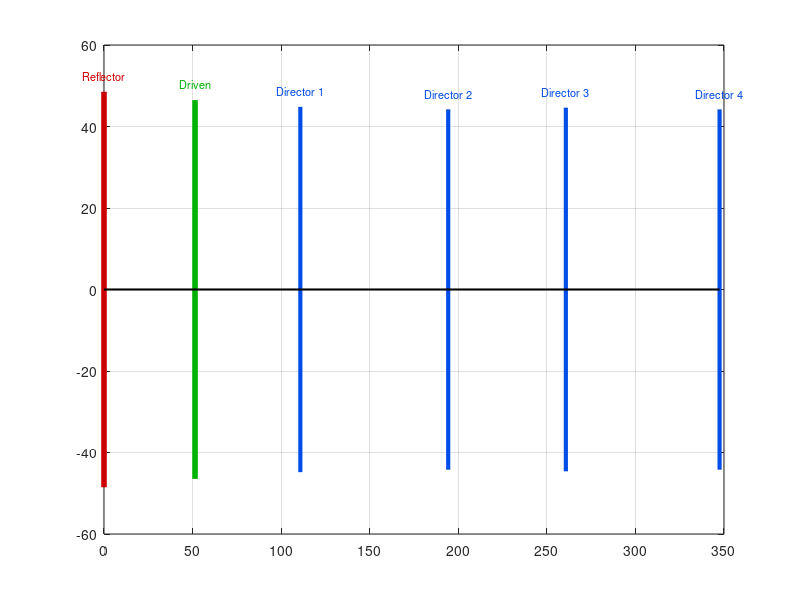

The MATLAB script that drew this image: (Note: this script raises an error after producing the figure.)
%% =========================================================================
%  Crossed Yagi-Uda Antenna for ISS Reception at 145.8 MHz
%  Based on Balanis, Antenna Theory, 3rd ed., Table 10.4 (6-element optimum)
%  Target: LHCP, 13.41 dBi per Yagi
%  Two scripts in one:
%    Section A — uses MATLAB Antenna Toolbox (yagiUda) if available
%    Section B — manual array-factor + half-dipole element pattern (no toolbox needed)
%% =========================================================================
clear; clc; close all;

%% =========================================================================
%  1. PHYSICAL PARAMETERS
%% =========================================================================
c      = 299792458;        % Speed of light [m/s]
f0     = 145.8e6;          % Design frequency [Hz]
lambda = c / f0;           % Wavelength [m]
k      = 2*pi / lambda;    % Wavenumber [rad/m]

fprintf('========================================\n');
fprintf(' Crossed Yagi-Uda — ISS 145.800 MHz\n');
fprintf('========================================\n');
fprintf('Frequency  : %.3f MHz\n', f0/1e6);
fprintf('Wavelength : %.4f m  (%.2f cm)\n', lambda, lambda*100);

%% =========================================================================
%  2. ELEMENT GEOMETRY (Balanis Table 10.4)
%% =========================================================================
% --- Element lengths [fraction of lambda] ---
L_frac = [0.472, 0.452, 0.436, 0.430, 0.434, 0.430];

% --- Element lengths [m] ---
L_m    = L_frac * lambda;

% --- Element positions from reflector tip [m] ---
pos_cm = [0.00, 51.40, 110.83, 194.31, 260.72, 347.50];  % cm
pos_m  = pos_cm / 100;

% --- Spacings between consecutive elements [m] ---
% s21, s32, s43, s54, s65
spacings_m = diff(pos_m);

% --- Wire radius [m] (Balanis: a = 0.003369 lambda) ---
a_radius = 0.003369 * lambda;
d_wire   = 2 * a_radius;

% --- Element names ---
elem_names = {'Reflector','Driven','Director 1','Director 2','Director 3','Director 4'};

fprintf('\n--- Element Dimensions ---\n');
fprintf('%-14s  %8s  %12s  %14s\n','Element','L/lambda','Length (cm)','Pos from Ref (cm)');
fprintf('%s\n', repmat('-',1,55));
for i = 1:6
    fprintf('%-14s  %8.3f  %12.2f  %14.2f\n', ...
        elem_names{i}, L_frac(i), L_m(i)*100, pos_cm(i));
end
fprintf('\nWire diameter : %.2f mm (a = %.4f lambda)\n', d_wire*1e3, a_radius/lambda);
fprintf('Total boom    : %.2f cm  (%.4f lambda)\n', pos_cm(end), pos_m(end)/lambda);

%% =========================================================================
%  3. GEOMETRY PLOT — Element Map
%% =========================================================================
figure('Name','Yagi-Uda Geometry','Color','white','Position',[50 600 900 300]);
hold on; grid on; box on;

colors = {[0.8 0 0],[0 0.7 0],[0 0.3 0.9],[0 0.3 0.9],[0 0.3 0.9],[0 0.3 0.9]};
lw     = [4 4 3 3 3 3];
for i = 1:6
    xp  = pos_cm(i);
    hlf = L_m(i)/2 * 100;  % half-arm in cm
    plot([xp xp], [-hlf hlf], '-', 'Color', colors{i}, 'LineWidth', lw(i));
    text(xp, hlf + 4, elem_names{i}, 'HorizontalAlignment','center', ...
         'FontSize',8, 'Color', colors{i});
end
% Boom
plot([0 pos_cm(end)],[0 0],'k-','LineWidth',1.5);
% Lambda/2 reference lines
ref = lambda/2 * 100;
yline(ref,'--','color',[0.5 0.5 0.5],'LineWidth',1,'Label','\lambda/2 = 102.8 cm');
yline(-ref,'--','color',[0.5 0.5 0.5],'LineWidth',1);

xlabel('Position along boom (cm)','FontSize',11);
ylabel('Element half-span (cm)','FontSize',11);
title('Yagi-Uda Antenna Geometry  —  145.800 MHz  (6 Elements, Balanis Table 10.4)',...
      'FontSize',12,'FontWeight','bold');
xlim([-25 385]); ylim([-65 75]);
legend({'Reflector','Driven Element','Directors',...
        'Boom','\lambda/2 reference'}, 'Location','southeast');
set(gca,'FontSize',10);

%% =========================================================================
%  4A. ANTENNA TOOLBOX PATH (requires Antenna Toolbox licence)
%% =========================================================================
if license('test','Antenna_Toolbox')
    fprintf('\n[Antenna Toolbox detected — running full EM simulation]\n');

    % -----------------------------------------------------------------------
    % yagiUda property map (Antenna Toolbox):
    %   Exciter          — driven dipole object  (element 2 in our array)
    %   Reflector        — scalar: reflector length [m]  (element 1)
    %   ReflectorSpacing — scalar: reflector-to-driven spacing [m]  (s21)
    %   NumDirectors     — integer: number of directors  (4 in our case)
    %   DirectorLength   — vector [1 x NumDirectors]: director lengths [m]
    %   DirectorSpacing  — vector [1 x NumDirectors]: driven-to-dir1, dir1-to-dir2… [m]
    % -----------------------------------------------------------------------

    % Build the Yagi — modify the default Exciter in-place (do NOT replace it
    % with a new dipole() object; that breaks the internal element alignment)
    ant                       = yagiUda();
    ant.Exciter.Length        = L_m(2);          % driven element  0.452 λ
    ant.ReflectorLength       = L_m(1);          % reflector       0.472 λ
    ant.ReflectorSpacing      = spacings_m(1);   % s21 = 0.250 λ
    ant.NumDirectors          = 4;               % Dir1…Dir4
    ant.DirectorLength        = L_m(3:end);      % [0.436 0.430 0.434 0.430] λ
    ant.DirectorSpacing       = spacings_m(2:end);% [s32 s43 s54 s65]

    % --- 3D Radiation Pattern ---
    figure('Name','3D Pattern (Toolbox)','Color','white');
    pattern(ant, f0);
    title('3D Radiation Pattern — Single Yagi  145.8 MHz','FontSize',12);
    colorbar;

    % --- E-plane (elevation, phi = 0°) ---
    figure('Name','E-plane','Color','white');
    patternElevation(ant, f0, 0);
    title('E-plane Pattern (φ = 0°)  —  Yagi 145.8 MHz','FontSize',12);

    % --- H-plane (azimuth at theta = 90°) ---
    figure('Name','H-plane','Color','white');
    patternAzimuth(ant, f0, 90);
    title('H-plane Pattern (θ = 90°)  —  Yagi 145.8 MHz','FontSize',12);

    % --- Boresight directivity ---
    % yagiUda boom is along z; end-fire boresight = azimuth=0°, elevation=90°
    D_boresight = pattern(ant, f0, 0, 90);
    fprintf('Computed directivity (boresight): %.2f dBi\n', D_boresight);
    fprintf('Expected (Balanis Table 10.4)   : 13.41 dBi\n');

    % --- Input impedance sweep ---
    f_sweep = linspace(130e6, 165e6, 201);
    figure('Name','Input Impedance','Color','white');
    impedance(ant, f_sweep);
    xline(f0/1e6, 'r--', '145.8 MHz', 'LabelVerticalAlignment','bottom');
    title('Input Impedance vs Frequency  (simple dipole driven element)','FontSize',12);

    % --- S11 vs frequency (ref 50 Ω) ---
    figure('Name','S11','Color','white');
    s = sparameters(ant, f_sweep, 50);
    rfplot(s);
    xline(f0/1e6, 'r--', '145.8 MHz');
    title('S_{11} vs Frequency  (ref 50 Ω)','FontSize',12);

else
    fprintf('\n[Antenna Toolbox NOT available — using manual array-factor method]\n');
    fprintf(' Install the Antenna Toolbox for full EM simulation (Sections 4B below).\n');
end

%% =========================================================================
%  4B. MANUAL ARRAY FACTOR + ELEMENT PATTERN (works WITHOUT Antenna Toolbox)
%% =========================================================================
fprintf('\n--- Manual Array-Factor Calculation ---\n');

%  Angular sweep
theta_deg = linspace(0, 180, 3601);   % 0 = end-fire boresight
theta_rad = deg2rad(theta_deg);

%  --- Approximate excitation of each element ---
%  alpha = -k gives exact end-fire condition: AF maximises at theta=0.
alpha   = -k;
I_amp   = [0.70, 1.00, 0.82, 0.72, 0.68, 0.62];
excit   = I_amp .* exp(1j * alpha * pos_m);

%  Array Factor (boom = z-axis, end-fire toward theta=0)
AF = zeros(size(theta_rad));
for n = 1:6
    AF = AF + excit(n) .* exp(1j * k * pos_m(n) .* cos(theta_rad));
end
AF_norm = abs(AF) ./ max(abs(AF));

%  CORRECT element pattern for x-directed half-dipole in xz E-plane:
%    EP = |cos(pi/2 * sin(theta)) / cos(theta)|
%  Gives EP=1 at theta=0 (boresight) and EP->0 at theta=90 (dipole null).
%  The formula cos(pi/2*cos(theta))/sin(theta) is for a Z-directed dipole
%  and wrongly gives EP=0 at boresight, killing the end-fire beam.
EP       = abs( cos(pi/2 .* sin(theta_rad)) ./ (cos(theta_rad) + 1e-12) );
EP       = EP ./ max(EP);

%  Total normalised pattern
Total    = AF_norm .* EP;
Total    = Total ./ max(Total);
Total_dB = 20*log10(Total + 1e-12);

%  Apply known peak directivity offset from Balanis
D0_dBi        = 13.41;
Total_abs_dBi = Total_dB + D0_dBi;

%  --- Compute approximate HPBW ---
half_pow = Total_dB - max(Total_dB) + 3;   % points where pattern > -3 dB from peak
idx_hp   = find(half_pow >= 0);
if ~isempty(idx_hp)
    HPBW = abs(theta_deg(idx_hp(end)) - theta_deg(idx_hp(1)));
    fprintf('Approximate HPBW (E-plane): %.1f°\n', HPBW);
end

%  --- E-plane polar plot ---
figure('Name','E-plane Pattern (Manual AF)','Color','white','Position',[50 50 700 600]);
ax = polaraxes;
polarplot(ax, theta_rad, Total_abs_dBi, 'b-', 'LineWidth', 2.5);
hold(ax,'on');
polarplot(ax, theta_rad + pi, Total_abs_dBi, 'b-', 'LineWidth', 2.5);  % back lobe
ax.ThetaZeroLocation = 'top';
ax.ThetaDir          = 'clockwise';
ax.RLim              = [-20  D0_dBi + 1];
ax.RTick             = -20:5:15;
ax.RTickLabel        = arrayfun(@(x) sprintf('%d dBi',x), -20:5:15,'UniformOutput',false);
ax.ThetaTick         = 0:30:330;
ax.FontSize          = 10;
title(ax,'E-plane Radiation Pattern — Single Yagi  145.8 MHz',...
      'FontSize',12,'FontWeight','bold');
legend(ax,{'Forward','Back'},'Location','southeast');

%  --- Cartesian dBi vs angle ---
figure('Name','E-plane Cartesian','Color','white','Position',[760 50 700 400]);
plot(theta_deg, Total_abs_dBi, 'b-', 'LineWidth', 2); hold on;
yline(D0_dBi - 3,'r--','LineWidth',1.2,'Label','-3 dB half-power');
yline(0,'k:','LineWidth',1);
xlabel('θ (degrees)','FontSize',11);
ylabel('Directivity (dBi)','FontSize',11);
title('E-plane Pattern  (Cartesian)  —  Yagi 145.8 MHz','FontSize',12,'FontWeight','bold');
grid on; ylim([-30 15]); xlim([0 180]);
set(gca,'FontSize',10);

%% =========================================================================
%  5. CROSSED YAGI — CIRCULAR POLARIZATION
%% =========================================================================
fprintf('\n========================================\n');
fprintf(' Crossed Yagi — LHCP Analysis\n');
fprintf('========================================\n');

%  Feed phasing
phase_V_deg  =   0;    % Vertical Yagi   (reference)
phase_H_deg  = -90;    % Horizontal Yagi (LHCP: H lags V by 90°)
%  → Swap to +90° for RHCP

fprintf('V-pol Yagi phase : %+d°\n', phase_V_deg);
fprintf('H-pol Yagi phase : %+d°  → LHCP\n', phase_H_deg);
fprintf('(Change H phase to +90° for RHCP)\n');

%  --- λ/4 Phasing Cable Lengths ---
cables = {'RG-58 (VF=0.66)', 'RG-213 (VF=0.66)', 'Aircell-7 (VF=0.84)'};
VFs    = [0.66, 0.66, 0.84];

fprintf('\n--- λ/4 Phase-Delay Cable Lengths ---\n');
for i = 1:length(VFs)
    L_delay = VFs(i) * lambda / 4 * 100;  % cm
    fprintf('  %-20s : %.2f cm\n', cables{i}, L_delay);
end

%  --- Full-sphere pattern of crossed Yagi (2D grid) ---
%  E_V (V-pol Yagi) and E_H (H-pol Yagi) combine with 90° phase
th = linspace(0, pi, 181);
ph = linspace(0, 2*pi, 361);
[TH, PH] = meshgrid(th, ph);

%  Array factor on full sphere (same AF for both Yagis, same geometry)
AF_3D = zeros(size(TH));
for n = 1:6
    % Boom along z for V-Yagi: elements in xz-plane
    AF_3D = AF_3D + excit(n) .* exp(1j * k * pos_m(n) .* cos(TH));
end
AF_3D_norm = abs(AF_3D) ./ max(abs(AF_3D(:)));

%  CORRECT element pattern for x-directed dipole (boom along z):
%  EP = |cos(pi/2 * sin(TH)) / cos(TH)|  — maximum at TH=0 (boresight)
EP_3D = abs( cos(pi/2 .* sin(TH)) ./ (cos(TH) + 1e-12) );
EP_3D = EP_3D ./ max(EP_3D(:));

P_single = (AF_3D_norm .* EP_3D).^2;

%  For crossed Yagi with ideal 90° feed and equal amplitudes:
%  Total power = |E_V|^2 + |E_H|^2  (orthogonal → add powers, not amplitudes)
%  Both Yagis have the same pattern magnitude (same geometry), so:
P_CP = 2 * P_single;   % coherent combination for CP on-axis
P_CP_norm = P_CP ./ max(P_CP(:));

%  Convert to spherical coordinates for surf plot
X = P_CP_norm .* sin(TH) .* cos(PH);
Y = P_CP_norm .* sin(TH) .* sin(PH);
Z = P_CP_norm .* cos(TH);

figure('Name','Crossed Yagi 3D Pattern','Color','white','Position',[50 350 700 600]);
surf(X, Y, Z, 20*log10(P_CP_norm + 1e-6), 'EdgeColor','none');
colormap(jet); colorbar;
clim([-20 0]);
cb = colorbar; cb.Label.String = 'Normalized Level (dB)';
axis equal; axis off;
title('Crossed Yagi-Uda  3D Radiation Pattern  —  LHCP  145.8 MHz',...
      'FontSize',12,'FontWeight','bold');
view(45,30); lighting gouraud; camlight('headlight');

%% =========================================================================
%  6. IMPEDANCE MATCHING CALCULATIONS
%% =========================================================================
fprintf('\n========================================\n');
fprintf(' Impedance Matching\n');
fprintf('========================================\n');

Z_driven   = 25;                          % Ω — approximate from Balanis (with reflector)
Z_folded   = 4 * Z_driven;               % Ω — folded dipole 4:1 step-up
Z_coax_tgt = 50;                          % Ω — target (standard coax)
Z_qwt      = sqrt(Z_folded * Z_coax_tgt); % Ω — required λ/4 transformer
L_qwt_cm   = 0.66 * lambda / 4 * 100;    % cm — (VF=0.66, RG-6 or RG-11, 75 Ω)

fprintf('Simple dipole Z_in         : %.1f Ω\n', Z_driven);
fprintf('Folded dipole Z_in (×4)    : %.1f Ω\n', Z_folded);
fprintf('λ/4 transformer impedance  : %.1f Ω  → use 75 Ω coax (RG-6 / RG-11)\n', Z_qwt);
fprintf('λ/4 transformer length     : %.2f cm  (VF = 0.66)\n', L_qwt_cm);

%  SWR vs frequency — correct transmission-line λ/4 transformer formula:
%    Z_in(f) = Z0t * (ZL + j*Z0t*tan(βl)) / (Z0t + j*ZL*tan(βl))
%  where βl = (π/2)*(f/f0) is the electrical length of the λ/4 section.
f_sw     = linspace(130e6, 165e6, 1001);
Z75      = 75;                               % transformer characteristic impedance
ZL       = Z_folded;                         % load = folded dipole (real, 100 Ω)
beta_l   = (pi/2) .* (f_sw ./ f0);          % electrical length at each frequency
tanBL    = tan(beta_l);
Z_in_match = Z75 .* (ZL + 1j.*Z75.*tanBL) ./ (Z75 + 1j.*ZL.*tanBL);
Gamma    = (Z_in_match - Z_coax_tgt) ./ (Z_in_match + Z_coax_tgt);
SWR      = (1 + abs(Gamma)) ./ max(1 - abs(Gamma), 1e-9);

figure('Name','SWR vs Frequency','Color','white','Position',[760 400 700 400]);
plot(f_sw/1e6, SWR, 'b-', 'LineWidth', 2); hold on;
yline(1.5, 'r--', 'LineWidth',1.2, 'Label','SWR = 1.5');
yline(2.0, 'm--', 'LineWidth',1.2, 'Label','SWR = 2.0');
xline(f0/1e6,'k:','LineWidth',1.5,'Label','145.8 MHz');
xlabel('Frequency (MHz)','FontSize',11);
ylabel('SWR (ref 50 Ω)','FontSize',11);
title('SWR vs Frequency — Folded Dipole + 75 Ω λ/4 Transformer','FontSize',12,'FontWeight','bold');
grid on; ylim([1 4]); xlim([130 165]);
set(gca,'FontSize',10);

%% =========================================================================
%  7. LINK BUDGET SUMMARY
%% =========================================================================
fprintf('\n========================================\n');
fprintf(' Expected Link Performance\n');
fprintf('========================================\n');

G_yagi       = 13.41;    % dBi per Yagi
G_CP_circ    = G_yagi;   % dBi — CP signal (both Yagis add coherently, no loss)
G_CP_linear  = G_yagi - 3.0;  % dBi — LP signal (−3 dB penalty)
G_LP_worst   = -Inf;     % dBi — LP Yagi, polarisation 90° off
G_LP_aligned = G_yagi;   % dBi — LP Yagi, perfectly aligned

fprintf('Antenna type           Gain (dBi)   Note\n');
fprintf('%s\n', repmat('-',1,60));
fprintf('Single Yagi (LP)        %6.2f     best case (full alignment)\n', G_LP_aligned);
fprintf('Single Yagi (LP)          -Inf     worst case (90° misalign)\n');
fprintf('Crossed Yagi (CP, LP in)%6.2f     always — 3 dB penalty only\n', G_CP_linear);
fprintf('Crossed Yagi (CP, CP in)%6.2f     full gain, no Faraday loss\n', G_CP_circ);

fprintf('\n--- Phasing Delay Line Summary ---\n');
for i = 1:length(VFs)
    L_delay = VFs(i) * lambda / 4 * 100;
    fprintf('  %-20s : %.2f cm  (90° delay for LHCP)\n', cables{i}, L_delay);
end

fprintf('\n========================================\n');
fprintf(' SIMULATION COMPLETE\n');
fprintf('========================================\n');
fprintf('Figures generated:\n');
fprintf('  1. Yagi Geometry (element map)\n');
fprintf('  2. E-plane Pattern — polar  (manual AF)\n');
fprintf('  3. E-plane Pattern — Cartesian\n');
fprintf('  4. Crossed Yagi 3D Pattern  (LHCP)\n');
fprintf('  5. SWR vs Frequency\n');
if license('test','Antenna_Toolbox')
    fprintf('  6. 3D Pattern (Toolbox — full EM)\n');
    fprintf('  7. E-plane (Toolbox)\n');
    fprintf('  8. H-plane (Toolbox)\n');
    fprintf('  9. Input Impedance (Toolbox)\n');
    fprintf(' 10. S11 (Toolbox)\n');
end
